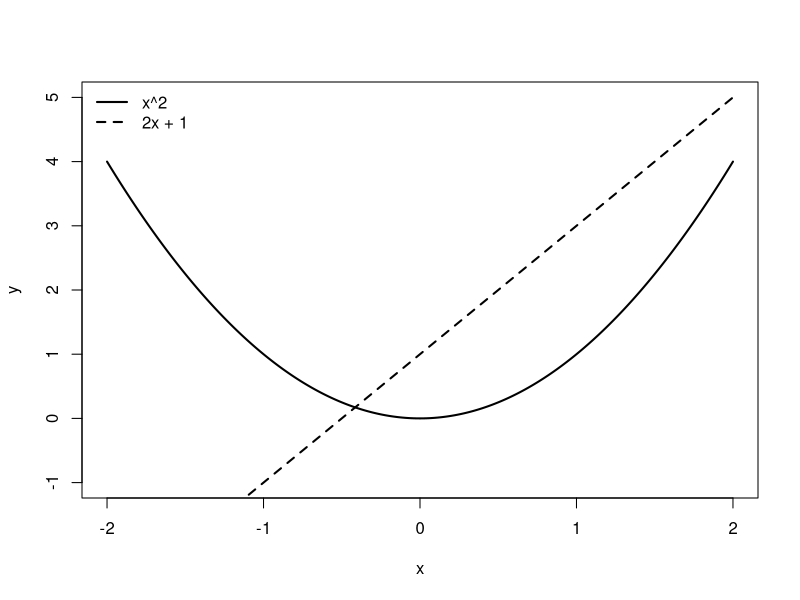

This figure's R source:
x <- seq(-2, 2, length.out = 401)
plot(x, x^2, type = "l", lwd = 2,
     ylim = c(-1, 5), xlab = "x", ylab = "y")
lines(x, 2*x + 1, lty = 2, lwd = 2)
legend("topleft", legend = c("x^2", "2x + 1"),
       lty = c(1, 2), lwd = 2, bty = "n")
